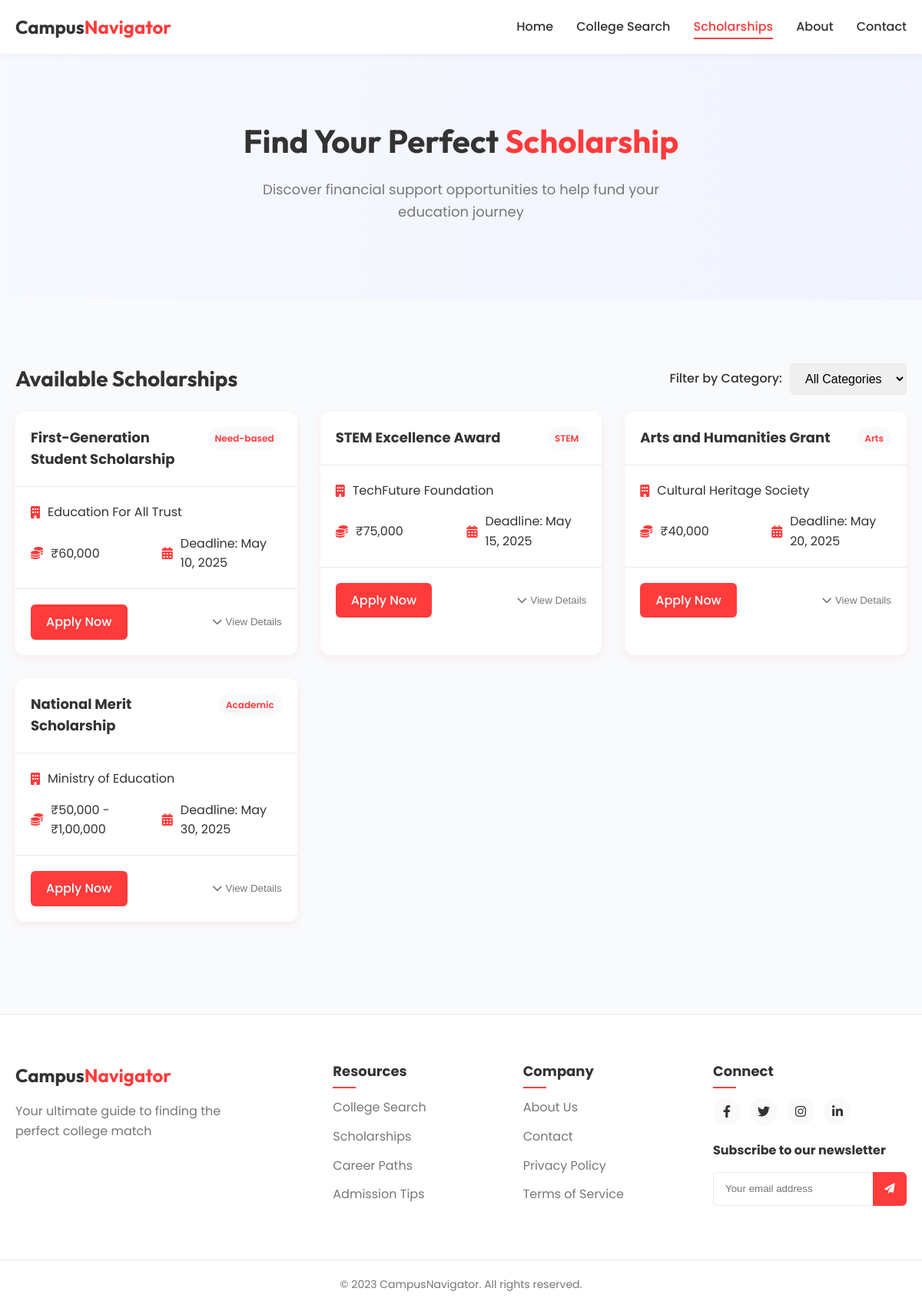
Page /navpages/scholarships.php on the committed database.
### tables this page shows
CREATE TABLE `scholarships` (
  `id` int(11) NOT NULL,
  `name` varchar(100) NOT NULL,
  `organization` varchar(100) NOT NULL,
  `amount` varchar(50) NOT NULL,
  `deadline` date NOT NULL,
  `description` text NOT NULL,
  `eligibility` text NOT NULL,
  `min_gpa` decimal(3,2) DEFAULT NULL,
  `category` varchar(50) NOT NULL,
  `country` varchar(50) DEFAULT 'India',
  `required_documents` text DEFAULT NULL,
  `created_at` timestamp NOT NULL DEFAULT current_timestamp()
);

### navpages/scholarships.php (the view, shortened to what this page needs)
<?php
require_once '../config/db_connect.php';
function getNavigationHTML($currentPage) {
    return '
    <div class="container">
        <div class="logo">
            <a href="../index.php">Campus<span>Navigator</span></a>
        </div>
        <div class="menu-icon" onclick="showMenu()">
            <i class="fas fa-bars"></i>
        </div>
        <div class="nav-links" id="navLinks">
            <div class="close-icon" onclick="hideMenu()">
                <i class="fas fa-times"></i>
            </div>
            <ul>
                <li><a href="../index.php" ' . ($currentPage == 'home' ? 'class="active"' : '') . '>Home</a></li>
                <li><a href="college-search.php" ' . ($currentPage == 'college-search' ? 'class="active"' : '') . '>College Search</a></li>
                <li><a href="scholarships.php" ' . ($currentPage == 'scholarships' ? 'class="active"' : '') . '>Scholarships</a></li>
                <li><a href="../navpages/about.php">About</a></li>
                <li><a href="../navpages/contact.php">Contact</a></li>
            </ul>
        </div>
    </div>';
}
$query = "SELECT * FROM scholarships ORDER BY deadline ASC";
$result = $conn->query($query);
$scholarships = [];
if ($result && $result->num_rows > 0) {
    while ($row = $result->fetch_assoc()) {
        $scholarships[] = $row;
    }
}
?>
<!DOCTYPE html>
<html lang="en">
<head>
    <link rel="stylesheet" href="scholarships.css">
    <link rel="stylesheet" href="https://cdnjs.cloudflare.com/ajax/libs/font-awesome/6.0.0/css/all.min.css">
</head>
<body>
    <header>
        <nav class="navbar">
            <?php echo getNavigationHTML('scholarships'); ?>
        </nav>
    </header>
    <main class="main-content">
        <section class="hero">
            <div class="container">
                <h1>Find Your Perfect <span class="highlight">Scholarship</span></h1>
                <p>Discover financial support opportunities to help fund your education journey</p>
            </div>
        </section>
        <section class="scholarships-section">
            <div class="container">
                <div class="section-header">
                    <h2>Available Scholarships</h2>
                    <div class="filter-options">
                        <label for="filterBy">Filter by Category:</label>
                        <select id="filterBy">
                            <option value="all">All Categories</option>
                        </select>
                    </div>
                </div>
                <div class="scholarships-container" id="scholarshipsGrid">
                    <?php if (empty($scholarships)): ?>
                        <div class="no-scholarships">
                            <i class="fas fa-info-circle"></i>
                            <h3>No scholarships available</h3>
                            <p>There are currently no scholarships in our database. Please check back later.</p>
                        </div>
                    <?php else: ?>
                        <?php foreach ($scholarships as $scholarship): ?>
                            <div class="scholarship-card" data-category="<?php echo $scholarship['category']; ?>" data-min-gpa="<?php echo $scholarship['min_gpa']; ?>">
                                <div class="scholarship-header">
                                    <h3><?php echo htmlspecialchars($scholarship['name']); ?></h3>
                                    <span class="scholarship-category"><?php echo $scholarship['category']; ?></span>
                                </div>
                                <div class="scholarship-details">
                                    <div class="organization">
                                        <i class="fas fa-building"></i>
                                        <span><?php echo htmlspecialchars($scholarship['organization']); ?></span>
                                    </div>
                                    <div class="amount">
                                        <i class="fas fa-coins"></i>
                                        <span><?php echo htmlspecialchars($scholarship['amount']); ?></span>
                                    </div>
                                    <div class="deadline">
                                        <i class="fas fa-calendar-alt"></i>
                                        <span>Deadline: <?php echo date('M d, Y', strtotime($scholarship['deadline'])); ?></span>
                                    </div>
                                </div>
                                <div class="scholarship-actions">
                                    <a href="scholarship-apply.php?id=<?php echo $scholarship['id']; ?>" class="apply-btn">Apply Now</a>
                                    <button class="details-toggle" onclick="toggleDetails(this)">
                                        <i class="fas fa-chevron-down"></i>
                                        <span>View Details</span>
                                    </button>
                                </div>
                            </div>
                        <?php endforeach; ?>
                    <?php endif; ?>
                </div>
            </div>
        </section>
    </main>
    <footer>
        <div class="footer-top">
            <div class="container">
                <div class="footer-content">
                    <div class="footer-logo">
                        <h2>Campus<span>Navigator</span></h2>
                        <p>Your ultimate guide to finding the perfect college match</p>
                    </div>
                    <div class="footer-links">
                        <div class="footer-column">
                            <h3>Resources</h3>
                            <ul>
                                <li><a href="../navpages/college-search.php">College Search</a></li>
                                <li><a href="../navpages/scholarships.php">Scholarships</a></li>
                                <li><a href="#">Career Paths</a></li>
                                <li><a href="#">Admission Tips</a></li>
                            </ul>
                        </div>
                        <div class="footer-column">
                            <h3>Company</h3>
                            <ul>
                                <li><a href="../navpages/about.html">About Us</a></li>
                                <li><a href="../contact/contact.html">Contact</a></li>
                                <li><a href="../privacy/privacy.html">Privacy Policy</a></li>
                                <li><a href="../terms/terms.html">Terms of Service</a></li>
                            </ul>
                        </div>
                        <div class="footer-column">
                            <h3>Connect</h3>
                            <div class="social-links">
                                <a href="#"><i class="fab fa-facebook-f"></i></a>
                                <a href="#"><i class="fab fa-twitter"></i></a>
                                <a href="#"><i class="fab fa-instagram"></i></a>
                                <a href="#"><i class="fab fa-linkedin-in"></i></a>
                            </div>
                            <div class="newsletter">
                                <h4>Subscribe to our newsletter</h4>
                                <form class="newsletter-form">
                                    <input type="email" placeholder="Your email address">
                                    <button type="submit"><i class="fas fa-paper-plane"></i></button>
                                </form>
                            </div>
                        </div>
                    </div>
                </div>
            </div>
        </div>
        <div class="footer-bottom">
            <div class="container">
                <p>&copy; 2023 CampusNavigator. All rights reserved.</p>
            </div>
        </div>
    </footer>
</body>
</html>

### rows in the picture
scholarships: name "First-Generation Student Scholarship", category "Need-based", organization "Education For All Trust", amount "₹60,000", deadline "May 10, 2025"
scholarships: name "STEM Excellence Award", category "STEM", organization "TechFuture Foundation", amount "₹75,000", deadline "May 15, 2025"
scholarships: name "Arts and Humanities Grant", category "Arts", organization "Cultural Heritage Society", amount "₹40,000", deadline "May 20, 2025"
scholarships: name "National Merit Scholarship", category "Academic", organization "Ministry of Education", amount "₹50,000 - ₹1,00,000", deadline "May 30, 2025"
